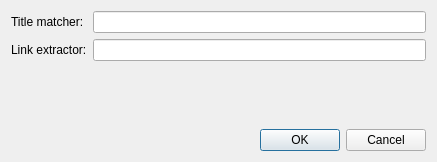
<ui version="4.0" >
 <class>SingleRegexp</class>
 <widget class="QDialog" name="SingleRegexp" >
  <property name="geometry" >
   <rect>
    <x>0</x>
    <y>0</y>
    <width>437</width>
    <height>162</height>
   </rect>
  </property>
  <property name="windowTitle" >
   <string>Regexp modifier</string>
  </property>
  <layout class="QVBoxLayout" name="verticalLayout" >
   <item>
    <layout class="QFormLayout" name="formLayout" >
     <item row="0" column="0" >
      <widget class="QLabel" name="label" >
       <property name="text" >
        <string>Title matcher:</string>
       </property>
      </widget>
     </item>
     <item row="0" column="1" >
      <widget class="QLineEdit" name="TitleEdit_" />
     </item>
     <item row="1" column="0" >
      <widget class="QLabel" name="label_2" >
       <property name="text" >
        <string>Link extractor:</string>
       </property>
      </widget>
     </item>
     <item row="1" column="1" >
      <widget class="QLineEdit" name="BodyEdit_" />
     </item>
    </layout>
   </item>
   <item>
    <widget class="QDialogButtonBox" name="buttonBox" >
     <property name="orientation" >
      <enum>Qt::Horizontal</enum>
     </property>
     <property name="standardButtons" >
      <set>QDialogButtonBox::Cancel|QDialogButtonBox::Ok</set>
     </property>
    </widget>
   </item>
  </layout>
 </widget>
 <resources/>
 <connections>
  <connection>
   <sender>buttonBox</sender>
   <signal>accepted()</signal>
   <receiver>SingleRegexp</receiver>
   <slot>accept()</slot>
   <hints>
    <hint type="sourcelabel" >
     <x>248</x>
     <y>254</y>
    </hint>
    <hint type="destinationlabel" >
     <x>157</x>
     <y>274</y>
    </hint>
   </hints>
  </connection>
  <connection>
   <sender>buttonBox</sender>
   <signal>rejected()</signal>
   <receiver>SingleRegexp</receiver>
   <slot>reject()</slot>
   <hints>
    <hint type="sourcelabel" >
     <x>316</x>
     <y>260</y>
    </hint>
    <hint type="destinationlabel" >
     <x>286</x>
     <y>274</y>
    </hint>
   </hints>
  </connection>
 </connections>
</ui>
